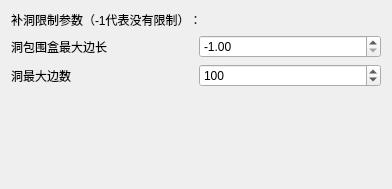
<?xml version="1.0" encoding="UTF-8"?>
<ui version="4.0">
 <class>FillHolesInputDlg</class>
 <widget class="QWidget" name="FillHolesInputDlg">
  <property name="geometry">
   <rect>
    <x>0</x>
    <y>0</y>
    <width>392</width>
    <height>189</height>
   </rect>
  </property>
  <property name="minimumSize">
   <size>
    <width>392</width>
    <height>189</height>
   </size>
  </property>
  <property name="maximumSize">
   <size>
    <width>392</width>
    <height>189</height>
   </size>
  </property>
  <property name="windowTitle">
   <string>FillHoles</string>
  </property>
  <layout class="QVBoxLayout" name="verticalLayout">
   <item>
    <widget class="QLabel" name="label_3">
     <property name="text">
      <string>补洞限制参数（-1代表没有限制）：</string>
     </property>
    </widget>
   </item>
   <item>
    <layout class="QHBoxLayout" name="horizontalLayout">
     <item>
      <widget class="QLabel" name="label">
       <property name="text">
        <string>洞包围盒最大边长</string>
       </property>
      </widget>
     </item>
     <item>
      <widget class="QDoubleSpinBox" name="doubleSpinBox">
       <property name="minimum">
        <double>-1.000000000000000</double>
       </property>
       <property name="maximum">
        <double>10000.000000000000000</double>
       </property>
       <property name="value">
        <double>-1.000000000000000</double>
       </property>
      </widget>
     </item>
    </layout>
   </item>
   <item>
    <layout class="QHBoxLayout" name="horizontalLayout_2">
     <item>
      <widget class="QLabel" name="label_2">
       <property name="text">
        <string>洞最大边数</string>
       </property>
      </widget>
     </item>
     <item>
      <widget class="QSpinBox" name="spinBox">
       <property name="minimum">
        <number>-1</number>
       </property>
       <property name="maximum">
        <number>10000</number>
       </property>
       <property name="value">
        <number>100</number>
       </property>
      </widget>
     </item>
    </layout>
   </item>
   <item>
    <spacer name="verticalSpacer">
     <property name="orientation">
      <enum>Qt::Vertical</enum>
     </property>
     <property name="sizeHint" stdset="0">
      <size>
       <width>20</width>
       <height>40</height>
      </size>
     </property>
    </spacer>
   </item>
  </layout>
 </widget>
 <resources/>
 <connections/>
</ui>
